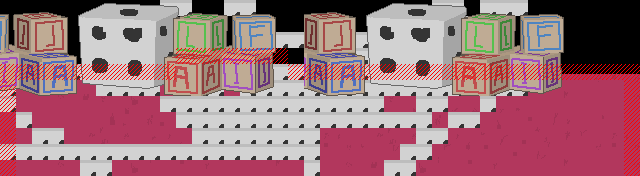

A level layout from a 2D game, rendered from its tile map. Below: a short description, then the map file with its tile-grid data intact:
An orthogonal 40x11 tile map with 16x16 px tiles, 3 tile layers (Floor, Cubes, Collision), 3 tilesets and 8 objects (2x enemigo, 2x 0, sardinilla, firstBoss, 1, ...).

<map version="1.4" tiledversion="1.4.3" orientation="orthogonal" renderorder="left-up" width="40" height="11" tilewidth="16" tileheight="16" infinite="0" nextlayerid="7" nextobjectid="22">
 <tileset firstgid="1" name="floorTileset" tilewidth="16" tileheight="16" tilecount="126" columns="18">
  <image source="floorTileset.png" width="288" height="112" />
 </tileset>
 <tileset firstgid="127" name="cubesTileset" tilewidth="16" tileheight="16" tilecount="108" columns="18">
  <image source="cubesTileset.png" width="288" height="96" />
 </tileset>
 <tileset firstgid="235" source="collisionTileset.tsx" />
 <layer id="1" name="Floor" width="40" height="11">
  <data encoding="csv">
0,0,0,0,0,0,0,0,0,0,152,152,0,0,152,152,0,0,0,0,0,0,0,0,0,0,0,152,152,0,152,152,152,0,0,0,0,0,0,0,
0,0,0,0,0,0,0,0,152,152,0,0,0,0,0,152,0,0,0,0,0,0,0,152,152,152,152,152,152,152,152,152,0,0,0,0,0,0,0,0,
0,0,0,0,0,0,0,0,152,0,0,0,0,0,0,152,152,152,152,152,152,152,152,152,152,152,0,152,152,152,0,0,0,0,0,0,0,0,0,0,
152,152,152,152,0,0,0,0,0,152,152,152,152,152,152,0,152,0,0,0,0,152,152,152,0,152,152,0,0,152,0,0,0,0,0,0,0,0,0,0,
152,152,152,152,152,152,152,152,152,152,152,152,152,152,152,152,152,152,152,152,152,152,152,152,152,8,152,152,152,152,13,14,152,152,17,18,1,2,3,4,
152,20,21,22,23,24,152,152,152,152,29,152,152,152,33,152,152,152,152,152,152,152,152,152,152,152,152,152,152,152,152,152,152,34,35,36,19,20,21,22,
152,38,39,40,41,42,43,44,45,46,152,152,152,152,152,152,152,152,152,152,152,152,152,152,43,44,152,152,47,48,152,50,51,52,53,54,37,38,39,40,
55,152,57,58,59,60,61,62,63,64,65,152,152,152,152,152,152,152,152,152,152,152,152,152,152,152,152,64,152,152,67,68,69,70,71,72,55,56,57,58,
73,74,152,152,77,78,79,80,81,82,83,84,152,152,152,152,152,152,152,152,75,76,77,78,79,80,152,152,83,84,85,86,87,88,89,90,73,74,75,76,
152,152,152,152,152,152,152,152,152,152,152,152,152,152,152,152,152,152,152,152,93,94,95,96,97,152,152,100,101,102,103,104,105,106,107,108,91,92,93,94,
109,110,111,112,113,152,152,116,117,118,119,120,121,122,123,124,125,126,109,152,111,112,113,114,152,152,117,118,119,120,121,122,123,124,125,126,109,110,111,112
</data>
 </layer>
 <layer id="2" name="Cubes" width="40" height="11">
  <data encoding="csv">
127,128,129,130,131,132,133,134,135,136,137,138,139,140,141,142,143,144,0,128,129,130,131,132,133,134,135,136,137,138,139,140,141,142,143,144,0,0,0,0,
145,146,147,148,149,150,151,152,153,154,155,156,157,158,159,160,161,162,0,146,147,148,149,150,151,152,153,154,155,156,157,158,159,160,161,162,0,0,0,0,
163,164,165,166,167,168,169,170,171,172,173,174,175,176,177,178,179,180,0,164,165,166,167,168,169,170,171,172,173,174,175,176,177,178,179,180,0,0,0,0,
181,182,183,184,185,186,187,188,189,190,191,192,193,194,195,196,197,198,0,182,183,184,185,186,187,188,189,190,191,192,193,194,195,196,197,198,0,0,0,0,
199,200,201,202,203,204,205,206,207,208,209,210,211,212,213,214,215,216,0,200,201,202,203,204,205,206,207,208,209,210,211,212,213,214,215,216,0,0,0,0,
217,218,219,220,221,222,223,224,225,226,227,228,229,230,231,232,233,234,0,218,219,220,221,222,223,224,225,226,227,228,229,230,231,232,233,234,0,0,0,0,
0,0,0,0,0,0,0,0,0,0,0,0,0,0,0,0,0,0,0,0,0,0,0,0,0,0,0,0,0,0,0,0,0,0,0,0,0,0,0,0,
0,0,0,0,0,0,0,0,0,0,0,0,0,0,0,0,0,0,0,0,0,0,0,0,0,0,0,0,0,0,0,0,0,0,0,0,0,0,0,0,
0,0,0,0,0,0,0,0,0,0,0,0,0,0,0,0,0,0,0,0,0,0,0,0,0,0,0,0,0,0,0,0,0,0,0,0,0,0,0,0,
0,0,0,0,0,0,0,0,0,0,0,0,0,0,0,0,0,0,0,0,0,0,0,0,0,0,0,0,0,0,0,0,0,0,0,0,0,0,0,0,
0,0,0,0,0,0,0,0,0,0,0,0,0,0,0,0,0,0,0,0,0,0,0,0,0,0,0,0,0,0,0,0,0,0,0,0,0,0,0,0
</data>
 </layer>
 <layer id="6" name="Collision" width="40" height="11">
  <data encoding="csv">
0,0,0,0,0,0,0,0,0,0,0,0,0,0,0,0,0,0,0,0,0,0,0,0,0,0,0,0,0,0,0,0,0,0,0,0,0,0,0,0,
0,0,0,0,0,0,0,0,0,0,0,0,0,0,0,0,0,0,0,0,0,0,0,0,0,0,0,0,0,0,0,0,0,0,0,0,0,0,0,0,
0,0,0,0,0,0,0,0,0,0,0,0,0,0,0,0,0,0,0,0,0,0,0,0,0,0,0,0,0,0,0,0,0,0,0,0,0,0,0,0,
0,0,0,0,0,0,0,0,0,0,0,235,235,235,235,235,235,235,0,0,0,0,0,0,0,0,0,0,0,0,0,0,0,0,0,0,0,0,0,0,
235,235,235,235,235,235,235,235,235,235,235,0,0,0,0,0,0,0,235,235,235,235,235,235,235,235,235,235,235,235,235,235,235,235,235,235,235,235,235,235,
235,0,0,0,0,0,0,0,0,0,0,0,0,0,0,0,0,0,0,0,0,0,0,0,0,0,0,0,0,0,0,0,0,0,0,0,0,0,0,235,
235,0,0,0,0,0,0,0,0,0,0,0,0,0,0,0,0,0,0,0,0,0,0,0,0,0,0,0,0,0,0,0,0,0,0,0,0,0,0,235,
235,0,0,0,0,0,0,0,0,0,0,0,0,0,0,0,0,0,0,0,0,0,0,0,0,0,0,0,0,0,0,0,0,0,0,0,0,0,0,235,
235,0,0,0,0,0,0,0,0,0,0,0,0,0,0,0,0,0,0,0,0,0,0,0,0,0,0,0,0,0,0,0,0,0,0,0,0,0,0,235,
235,0,0,0,0,0,0,0,0,0,0,0,0,0,0,0,0,0,0,0,0,0,0,0,0,0,0,0,0,0,0,0,0,0,0,0,0,0,0,235,
235,0,0,0,0,0,0,0,0,0,0,0,0,0,0,0,0,0,0,0,0,0,0,0,0,0,0,0,0,0,0,0,0,0,0,0,0,0,0,235
</data>
 </layer>
 <objectgroup id="3" name="entities">
  <object id="8" name="sardinilla" x="576.861" y="110.808" />
  <object id="29" name="enemigo" x="464" y="80" width="27.2727" height="44.9091">
   <properties>
    <property name="sala" type="int" value="1" />
   </properties>
  </object>
  <object id="33" name="enemigo" x="16" y="96" width="27.2727" height="44.9091">
   <properties>
    <property name="sala" type="int" value="1" />
   </properties>
  </object>
  <object id="21" name="firstBoss" x="212" y="0" width="23.2727" height="32">
   <properties>
    <property name="sala" type="int" value="1" />
   </properties>
  </object>
 </objectgroup>
 <objectgroup id="7" name="Salas">
  <object id="26" name="1" x="256" y="0" width="13" height="174.5">
   <properties>
    <property name="CameraCoordX" type="int" value="400" />
    <property name="CameraCoordY" type="int" value="80" />
   </properties>
  </object>
 </objectgroup>
 <objectgroup id="8" name="PuntosCamara" />
 <objectgroup id="5" name="Alturas" locked="1">
  <object id="15" name="0" x="0" y="0" width="176" height="175" />
  <object id="17" name="100" x="176" y="0" width="112" height="175" />
  <object id="18" name="0" x="288" y="0" width="349" height="175" />
 </objectgroup>
</map>
